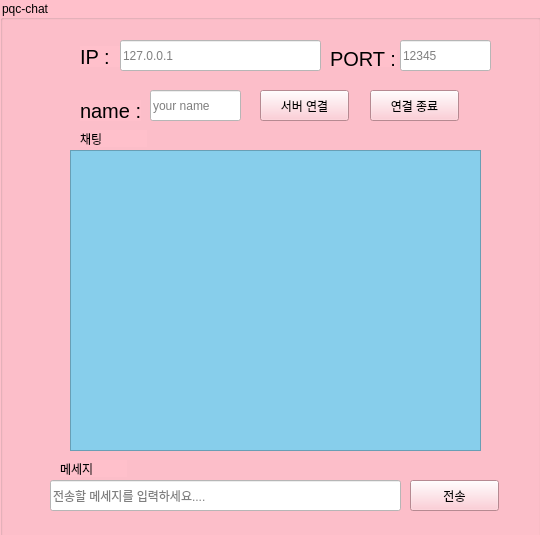
<?xml version="1.0" encoding="UTF-8"?>
<ui version="4.0">
 <class>PqcChat</class>
 <widget class="QWidget" name="PqcChat">
  <property name="geometry">
   <rect>
    <x>0</x>
    <y>0</y>
    <width>540</width>
    <height>535</height>
   </rect>
  </property>
  <property name="windowTitle">
   <string>PqcChat</string>
  </property>
  <widget class="QGroupBox" name="groupBox">
   <property name="geometry">
    <rect>
     <x>0</x>
     <y>0</y>
     <width>541</width>
     <height>541</height>
    </rect>
   </property>
   <property name="styleSheet">
    <string notr="true">background-color:pink</string>
   </property>
   <property name="title">
    <string>pqc-chat</string>
   </property>
   <widget class="QTextBrowser" name="textChat">
    <property name="geometry">
     <rect>
      <x>70</x>
      <y>150</y>
      <width>411</width>
      <height>301</height>
     </rect>
    </property>
    <property name="styleSheet">
     <string notr="true">background-color : skyblue</string>
    </property>
   </widget>
   <widget class="QPushButton" name="btnSend">
    <property name="geometry">
     <rect>
      <x>410</x>
      <y>480</y>
      <width>89</width>
      <height>31</height>
     </rect>
    </property>
    <property name="text">
     <string>전송</string>
    </property>
   </widget>
   <widget class="QPushButton" name="btnConn">
    <property name="geometry">
     <rect>
      <x>260</x>
      <y>90</y>
      <width>89</width>
      <height>31</height>
     </rect>
    </property>
    <property name="text">
     <string>서버 연결</string>
    </property>
   </widget>
   <widget class="QLabel" name="label">
    <property name="geometry">
     <rect>
      <x>80</x>
      <y>46</y>
      <width>41</width>
      <height>21</height>
     </rect>
    </property>
    <property name="font">
     <font>
      <pointsize>15</pointsize>
     </font>
    </property>
    <property name="text">
     <string>IP : </string>
    </property>
   </widget>
   <widget class="QLabel" name="label_2">
    <property name="geometry">
     <rect>
      <x>330</x>
      <y>50</y>
      <width>67</width>
      <height>17</height>
     </rect>
    </property>
    <property name="font">
     <font>
      <pointsize>15</pointsize>
     </font>
    </property>
    <property name="text">
     <string>PORT :</string>
    </property>
   </widget>
   <widget class="QLabel" name="label_3">
    <property name="geometry">
     <rect>
      <x>60</x>
      <y>460</y>
      <width>67</width>
      <height>17</height>
     </rect>
    </property>
    <property name="text">
     <string>메세지</string>
    </property>
   </widget>
   <widget class="QLabel" name="label_4">
    <property name="geometry">
     <rect>
      <x>80</x>
      <y>130</y>
      <width>67</width>
      <height>17</height>
     </rect>
    </property>
    <property name="text">
     <string>채팅</string>
    </property>
   </widget>
   <widget class="QLineEdit" name="ip">
    <property name="geometry">
     <rect>
      <x>120</x>
      <y>40</y>
      <width>201</width>
      <height>31</height>
     </rect>
    </property>
    <property name="styleSheet">
     <string notr="true">background-color:white</string>
    </property>
    <property name="text">
     <string/>
    </property>
    <property name="placeholderText">
     <string>127.0.0.1</string>
    </property>
   </widget>
   <widget class="QLineEdit" name="port">
    <property name="geometry">
     <rect>
      <x>400</x>
      <y>40</y>
      <width>91</width>
      <height>31</height>
     </rect>
    </property>
    <property name="styleSheet">
     <string notr="true">background-color:white</string>
    </property>
    <property name="text">
     <string/>
    </property>
    <property name="placeholderText">
     <string>12345</string>
    </property>
   </widget>
   <widget class="QLineEdit" name="msg">
    <property name="geometry">
     <rect>
      <x>50</x>
      <y>480</y>
      <width>351</width>
      <height>31</height>
     </rect>
    </property>
    <property name="styleSheet">
     <string notr="true">background-color:white</string>
    </property>
    <property name="placeholderText">
     <string>전송할 메세지를 입력하세요....</string>
    </property>
   </widget>
   <widget class="QPushButton" name="btnClose">
    <property name="geometry">
     <rect>
      <x>370</x>
      <y>90</y>
      <width>89</width>
      <height>31</height>
     </rect>
    </property>
    <property name="text">
     <string>연결 종료</string>
    </property>
   </widget>
   <widget class="QLineEdit" name="name">
    <property name="geometry">
     <rect>
      <x>150</x>
      <y>90</y>
      <width>91</width>
      <height>31</height>
     </rect>
    </property>
    <property name="styleSheet">
     <string notr="true">background-color:white</string>
    </property>
    <property name="text">
     <string/>
    </property>
    <property name="placeholderText">
     <string>your name</string>
    </property>
   </widget>
   <widget class="QLabel" name="label_5">
    <property name="geometry">
     <rect>
      <x>80</x>
      <y>100</y>
      <width>61</width>
      <height>21</height>
     </rect>
    </property>
    <property name="font">
     <font>
      <pointsize>15</pointsize>
     </font>
    </property>
    <property name="text">
     <string>name : </string>
    </property>
   </widget>
  </widget>
 </widget>
 <resources/>
 <connections/>
</ui>
